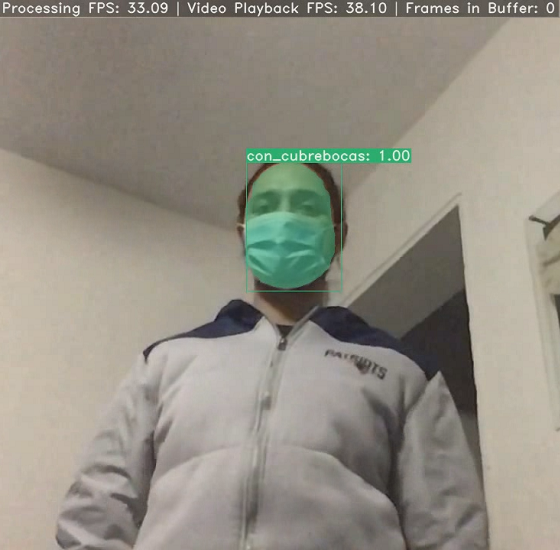
#> input picture data/yolact_example_0.png, 560 x 550 px
$ python size_pad_images.py ../data out
#> lines starting #> are read from the running program, lines starting #| are printed output that depends on the picture
import sys
import os
import numpy as np
from os import walk
import cv2

# python size_pad_images.py input_dir output_dir
# python size_pad_images.py C:/users/matt/../Datasets/Stop_signs_by_hand/Images C:/users/matt/../Datasets/Stop_signs_by_hand/images/size_pad

# width to resize
width = 550
# height to resize
height = 550
# location of the input dataset
input_dir = sys.argv[1]
# location of the output dataset
out_dir = sys.argv[2]

if len(sys.argv) > 3:
    print("Too many arguments - " + str(len(sys.argv)) + " .Please specify width, height, input directory and output directory.")
    sys.exit(0)

if len(sys.argv) < 3:
    print("Not enough arguments - " + str(len(sys.argv)) + " .Please specify width, height, input directory and output directory.")
    sys.exit(0)

print("Working...")

# get all the pictures in directory
images = []
ext = (".jpeg", ".jpg", ".png")

os.makedirs(out_dir)

for (dirpath, dirnames, filenames) in walk(input_dir):
    for filename in filenames:
        if filename.endswith(ext):
            images.append(os.path.join(dirpath, filename))

for image in images:
    img = cv2.imread(image, cv2.IMREAD_UNCHANGED)
#> img is the input picture: shape (550, 560, 3); mean B, G, R 132.5, 143.7, 148.1

    h, w = img.shape[:2]
#> h = 550; w = 560
    pad_bottom, pad_right = 0, 0
    ratio = w / h
#> ratio = 1.02

    if h > height or w > width:
        # shrinking image algorithm
        print('shrinking')
        interp = cv2.INTER_AREA
    else:
        # stretching image algorithm
        print('stretching')
        interp = cv2.INTER_CUBIC

    w = width
    h = round(w / ratio)
#> h = 540
    if h > height:
        h = height
        w = round(h * ratio)
    pad_bottom = abs(height - h)
#> pad_bottom = 10
    pad_right = abs(width - w)

    scaled_img = cv2.resize(img, (w, h), interpolation=interp)
    padded_img = cv2.copyMakeBorder(
        scaled_img,0,pad_bottom,0,pad_right,borderType=cv2.BORDER_CONSTANT,value=[0,0,0])
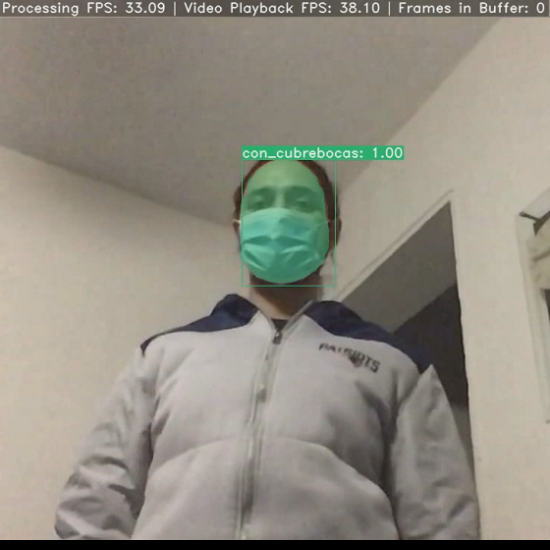
#> padded_img: shape (550, 550, 3); mean B, G, R 130.1, 141.1, 145.4

    # namedWindow("image", WINDOW_AUTOSIZE);
    # imshow("image", padded_img);
    # waitKey(30);

    if not cv2.imwrite(os.path.join(out_dir, os.path.basename(image)), padded_img):
        raise Exception("Could not write image")
    else:
        print('Written')
#> pass 2 of the loop `for image in images:`:
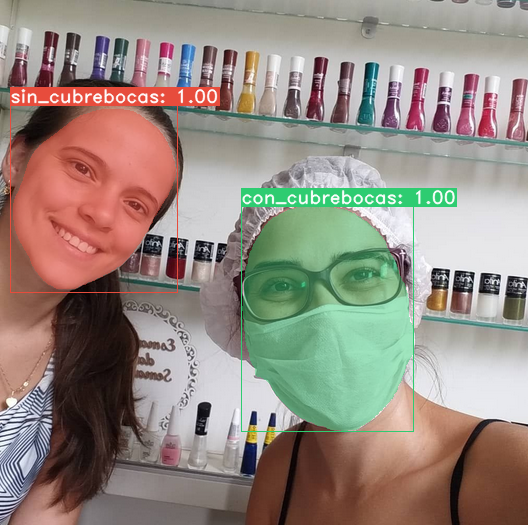
#> input picture data/yolact_example_1.png, 528 x 525 px
#> img is the input picture: shape (525, 528, 3); mean B, G, R 128.8, 138.4, 149.7
#> scaled_img: shape (547, 550, 3)
#> `padded_img = cv2.copyMakeBorder( scaled_img,0,pad_bottom,0,pad_right,b..`:
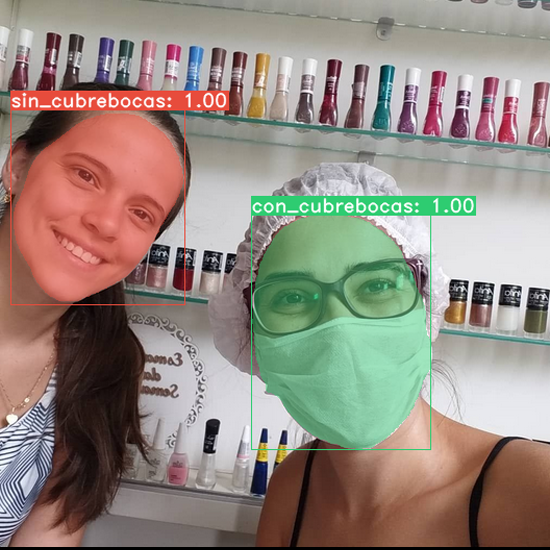
#> padded_img: shape (550, 550, 3); mean B, G, R 128.1, 137.7, 148.9

print("Completed!")
